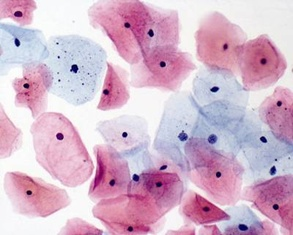
#> input picture Cervical Colour.jpg, 293 x 235 px, shrunk from 400 x 320 before the run
$ jupyter execute Assignment2.ipynb
#> lines starting #> are read from the running program, lines starting #| are printed output that depends on the picture
# Cancer Screening

Some skeleton code has been provided below. Please follow the structure outlined. Your code should be added to the **process_image()** function. Please leave the final 4 lines of code as is, the filenames should be hardcoded and both images should be handled by the process_image function. The code inside process_image can be removed and is there for example only.

## The Algorithm

Your comments should go here. Please see the rubric for details on how to effectively maximise your marks for comments. Please be aware that in-line comments are not a replacement for initial comments.

Here's a [handy reference](https://guides.github.com/pdfs/markdown-cheatsheet-online.pdf) on how to use GitHub markdown.

[cell 1]
import cv2
import matplotlib.pyplot as plot

def process_image(I, outfilepath):
    YUV = cv2.cvtColor(I, cv2.COLOR_BGR2YUV)
    Y = YUV[:,:,0]
    plot.imshow(Y, cmap='gray')
    plot.show()
    cv2.imwrite(outfilepath, Y)


# Please do not change the following lines of code

Colour = cv2.imread('Cervical Colour.jpg')
#> Colour is the input picture: shape (235, 293, 3); mean B, G, R 203.8, 181.6, 212.5
Mono = cv2.imread('Cervical Mono.jpg')
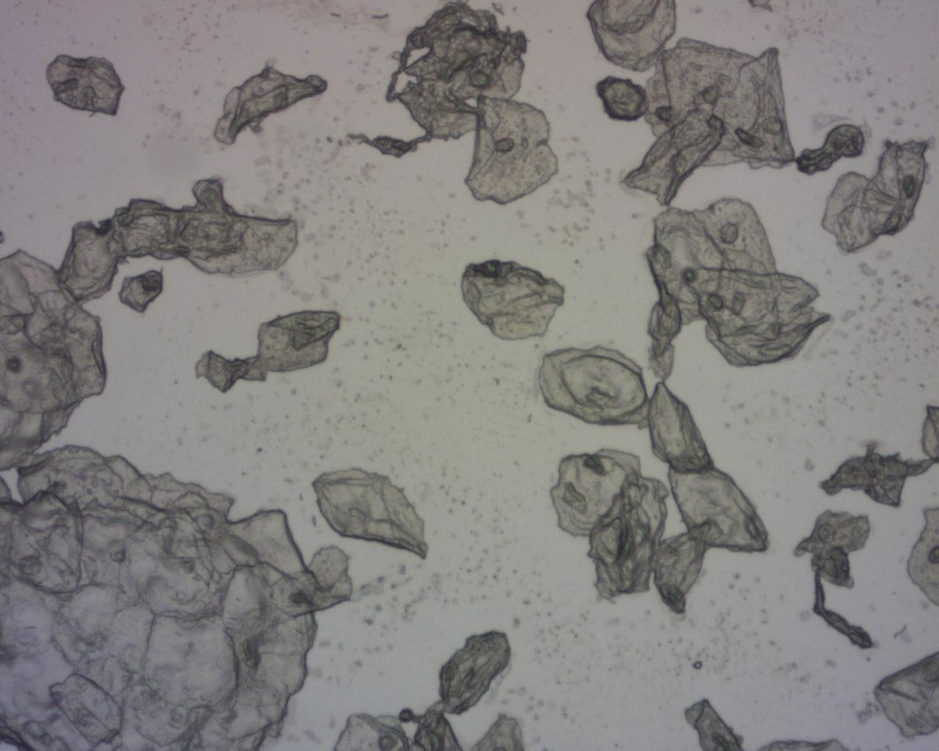
#> input picture Cervical Mono.jpg, 939 x 751 px, shrunk from 1280 x 1024 before the run
#> Mono is the input picture: shape (751, 939, 3); mean B, G, R 127.5, 129, 131.3

process_image(Colour, 'Cervical Colour - Final.jpg')
#> in process_image, `YUV = cv2.cvtColor(I, cv2.COLOR_BGR2YUV)`: YUV: shape (235, 293, 3); mean of channels 0, 1, 2 193.4, 133, 144.8
#> in process_image, `Y = YUV[:,:,0]`:
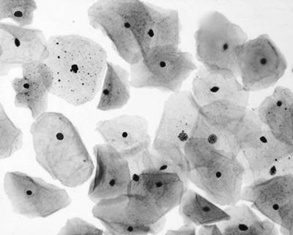
#> Y: shape (235, 293); min 5, max 255, mean 193.4
process_image(Mono, 'Cervical Mono - Final.jpg')
#> in process_image (call 2), `YUV = cv2.cvtColor(I, cv2.COLOR_BGR2YUV)`: YUV: shape (751, 939, 3); mean of channels 0, 1, 2 129.5, 127.1, 129.7
